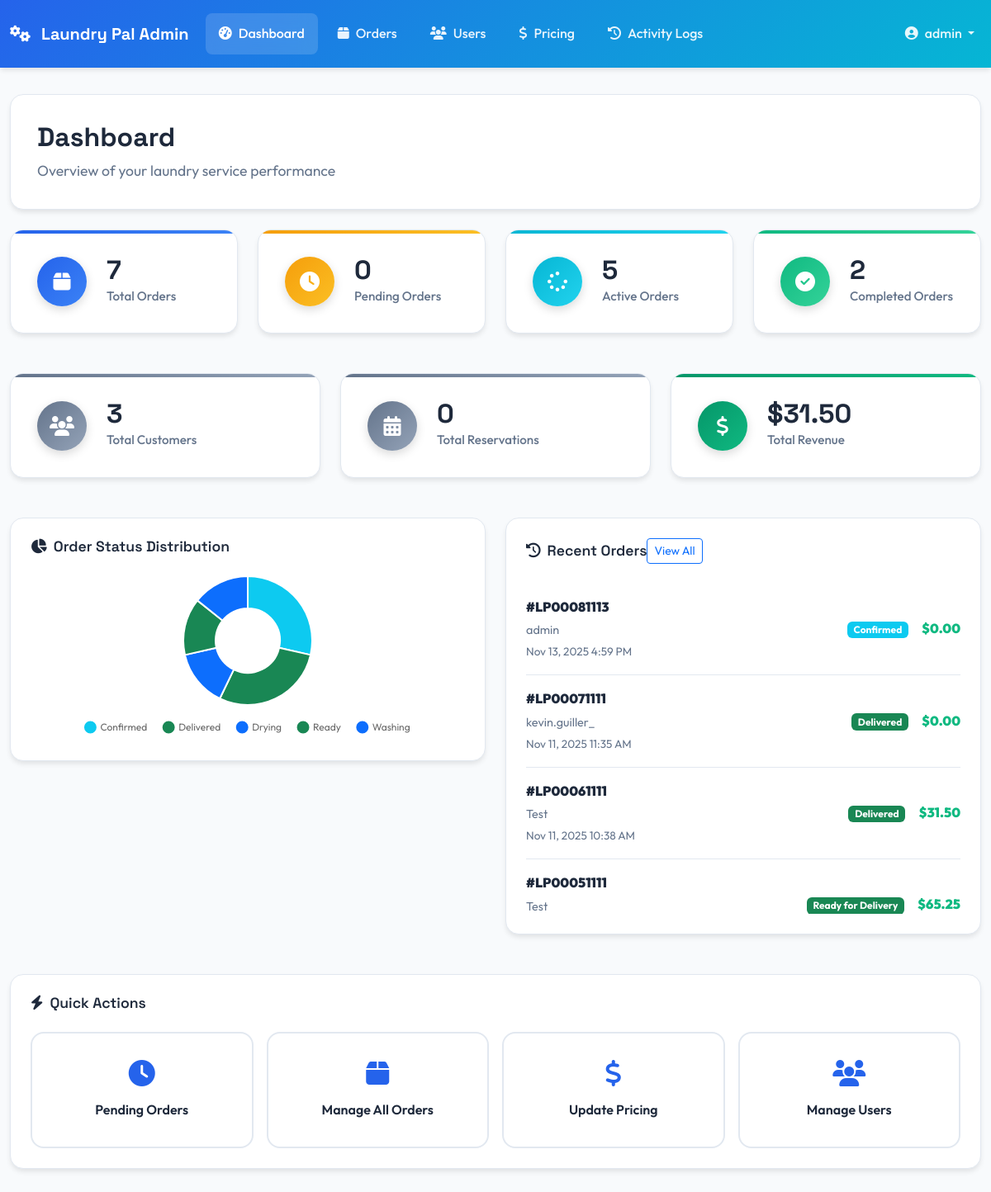
Page /admin-panel/ (signed in) on the committed database.
### orders/models.py (models this page shows, shortened)
class Order(models.Model):
	class Status(models.TextChoices):
		PENDING = 'pending', 'Pending'
		CONFIRMED = 'confirmed', 'Confirmed'
		PICKED_UP = 'picked_up', 'Picked Up'
		WASHING = 'washing', 'Washing'
		DRYING = 'drying', 'Drying'
		FOLDING = 'folding', 'Folding'
		READY = 'ready', 'Ready for Delivery'
		OUT_FOR_DELIVERY = 'out_for_delivery', 'Out for Delivery'
		DELIVERED = 'delivered', 'Delivered'
	user = models.ForeignKey(settings.AUTH_USER_MODEL, on_delete=models.CASCADE, related_name='orders')
	reservation = models.ForeignKey('reservations.Reservation', on_delete=models.SET_NULL, null=True, blank=True, related_name='orders')
	order_number = models.CharField(max_length=20, unique=True, blank=True)
	status = models.CharField(max_length=20, choices=Status.choices, default=Status.PENDING)
	total_items = models.PositiveIntegerField(default=0)
	total_cost = models.DecimalField(max_digits=10, decimal_places=2, default=Decimal('0.00'))
	special_instructions = models.TextField(blank=True)
	estimated_completion = models.DateTimeField(null=True, blank=True)
	created_at = models.DateTimeField(auto_now_add=True)
	updated_at = models.DateTimeField(auto_now=True)
	class Meta:
		ordering = ['-created_at']
	def get_status_color(self):
		colors = {
			'pending': 'secondary',
			'confirmed': 'info',
			'picked_up': 'primary',
			'washing': 'primary',
			'drying': 'primary',
			'folding': 'warning',
			'ready': 'success',
			'out_for_delivery': 'warning',
			'delivered': 'success'
		}
		return colors.get(self.status, 'secondary')

### admin_panel/views.py (the view)
# urls.py: path('', views.dashboard_view, name='dashboard'),
@login_required
@user_passes_test(is_admin_user)
def dashboard_view(request):
    total_orders = Order.objects.count()
    pending_orders = Order.objects.filter(status='pending').count()
    active_orders = Order.objects.filter(status__in=['confirmed', 'picked_up', 'washing', 'drying', 'folding', 'ready', 'out_for_delivery']).count()
    completed_orders = Order.objects.filter(status='delivered').count()
    total_users = User.objects.filter(is_staff=False, is_superuser=False).count()
    total_reservations = Reservation.objects.count()
    from django.db.models import Sum
    total_revenue = Order.objects.filter(status='delivered').aggregate(Sum('total_cost'))['total_cost__sum'] or 0
    recent_orders = Order.objects.select_related('user', 'reservation').order_by('-created_at')[:10]
    status_distribution = Order.objects.values('status').annotate(count=Count('id')).order_by('status')
    context = {
        'total_orders': total_orders,
        'pending_orders': pending_orders,
        'active_orders': active_orders,
        'completed_orders': completed_orders,
        'total_users': total_users,
        'total_reservations': total_reservations,
        'total_revenue': total_revenue,
        'recent_orders': recent_orders,
        'status_distribution': status_distribution,
    }
    return render(request, 'admin_panel/dashboard.html', context)

### admin_panel/views.py (called while the page is built)
def is_admin_user(user):
    return user.is_authenticated and (user.is_staff or user.is_superuser)

### admin_panel/templates/admin_panel/dashboard.html (shortened to what this page needs)
{% extends 'admin_panel/base_admin.html' %}
{% block page_title %}Dashboard{% endblock %}
{% block page_subtitle %}Overview of your laundry service performance{% endblock %}
{% block content %}
<div class="row g-4 mb-5">
    <div class="col-xl-3 col-md-6">
        <div class="admin-stat-card stat-primary">
            <div class="stat-icon">
                <i class="fas fa-box"></i>
            </div>
            <div class="stat-content">
                <h3 class="stat-number">{{ total_orders }}</h3>
                <p class="stat-label">Total Orders</p>
            </div>
        </div>
    </div>
    <div class="col-xl-3 col-md-6">
        <div class="admin-stat-card stat-warning">
            <div class="stat-icon">
                <i class="fas fa-clock"></i>
            </div>
            <div class="stat-content">
                <h3 class="stat-number">{{ pending_orders }}</h3>
                <p class="stat-label">Pending Orders</p>
            </div>
        </div>
    </div>
    <div class="col-xl-3 col-md-6">
        <div class="admin-stat-card stat-info">
            <div class="stat-icon">
                <i class="fas fa-spinner"></i>
            </div>
            <div class="stat-content">
                <h3 class="stat-number">{{ active_orders }}</h3>
                <p class="stat-label">Active Orders</p>
            </div>
        </div>
    </div>
    <div class="col-xl-3 col-md-6">
        <div class="admin-stat-card stat-success">
            <div class="stat-icon">
                <i class="fas fa-check-circle"></i>
            </div>
            <div class="stat-content">
                <h3 class="stat-number">{{ completed_orders }}</h3>
                <p class="stat-label">Completed Orders</p>
            </div>
        </div>
    </div>
</div>
<div class="row g-4 mb-5">
    <div class="col-xl-4 col-md-6">
        <div class="admin-stat-card stat-secondary">
            <div class="stat-icon">
                <i class="fas fa-users"></i>
            </div>
            <div class="stat-content">
                <h3 class="stat-number">{{ total_users }}</h3>
                <p class="stat-label">Total Customers</p>
            </div>
        </div>
    </div>
    <div class="col-xl-4 col-md-6">
        <div class="admin-stat-card stat-secondary">
            <div class="stat-icon">
                <i class="fas fa-calendar-alt"></i>
            </div>
            <div class="stat-content">
                <h3 class="stat-number">{{ total_reservations }}</h3>
                <p class="stat-label">Total Reservations</p>
            </div>
        </div>
    </div>
    <div class="col-xl-4 col-md-6">
        <div class="admin-stat-card stat-revenue">
            <div class="stat-icon">
                <i class="fas fa-dollar-sign"></i>
            </div>
            <div class="stat-content">
                <h3 class="stat-number">${{ total_revenue|floatformat:2 }}</h3>
                <p class="stat-label">Total Revenue</p>
            </div>
        </div>
    </div>
</div>
<div class="row g-4">
    <div class="col-lg-6">
        <div class="admin-card">
            <div class="admin-card-header">
                <h5 class="admin-card-title">
                    <i class="fas fa-chart-pie me-2"></i>Order Status Distribution
                </h5>
            </div>
            <div class="admin-card-body">
                <canvas id="statusChart" width="400" height="200"></canvas>
            </div>
        </div>
    </div>
    <div class="col-lg-6">
        <div class="admin-card">
            <div class="admin-card-header">
                <h5 class="admin-card-title">
                    <i class="fas fa-history me-2"></i>Recent Orders
                </h5>
                <a href="{% url 'admin_panel:orders' %}" class="btn btn-sm btn-outline-primary">View All</a>
            </div>
            <div class="admin-card-body">
                {% if recent_orders %}
                    <div class="recent-orders-list">
                        {% for order in recent_orders %}
                            <div class="recent-order-item">
                                <div class="order-info">
                                    <div class="order-number">
                                        <strong>#{{ order.order_number }}</strong>
                                    </div>
                                    <div class="order-customer">
                                        {{ order.user.first_name|default:order.user.username }}
                                    </div>
                                    <div class="order-date">
                                        {{ order.created_at|date:"M d, Y g:i A" }}
                                    </div>
                                </div>
                                <div class="order-status">
                                    <span class="badge bg-{{ order.get_status_color }}">
                                        {{ order.get_status_display }}
                                    </span>
                                </div>
                                <div class="order-amount">
                                    <strong>${{ order.total_cost|floatformat:2 }}</strong>
                                </div>
                            </div>
                        {% endfor %}
                    </div>
                {% else %}
                    <div class="text-center text-muted py-4">
                        <i class="fas fa-inbox fa-3x mb-3"></i>
                        <p>No recent orders found</p>
                    </div>
                {% endif %}
            </div>
        </div>
    </div>
</div>
<div class="row g-4 mt-4">
    <div class="col-12">
        <div class="admin-card">
            <div class="admin-card-header">
                <h5 class="admin-card-title">
                    <i class="fas fa-bolt me-2"></i>Quick Actions
                </h5>
            </div>
            <div class="admin-card-body">
                <div class="row g-3">
                    <div class="col-lg-3 col-md-6">
                        <a href="{% url 'admin_panel:pending_orders' %}" class="quick-action-btn">
                            <i class="fas fa-clock"></i>
                            <span>Pending Orders</span>
                        </a>
                    </div>
                    <div class="col-lg-3 col-md-6">
                        <a href="{% url 'admin_panel:orders' %}" class="quick-action-btn">
                            <i class="fas fa-box"></i>
                            <span>Manage All Orders</span>
                        </a>
                    </div>
                    <div class="col-lg-3 col-md-6">
                        <a href="{% url 'admin_panel:pricing' %}" class="quick-action-btn">
                            <i class="fas fa-dollar-sign"></i>
                            <span>Update Pricing</span>
                        </a>
                    </div>
                    <div class="col-lg-3 col-md-6">
                        <a href="{% url 'admin_panel:users' %}" class="quick-action-btn">
                            <i class="fas fa-users"></i>
                            <span>Manage Users</span>
                        </a>
                    </div>
                </div>
            </div>
        </div>
    </div>
</div>
{% endblock %}
{% block extra_js %}
<script>
// Order Status Distribution Chart
const ctx = document.getElementById('statusChart').getContext('2d');
const statusData = [
    {% for status in status_distribution %}
        {
            label: '{{ status.status|title }}',
            value: {{ status.count }},
            color: getStatusColor('{{ status.status }}')
        }{% if not forloop.last %},{% endif %}
    {% endfor %}
];
function getStatusColor(status) {
    const colors = {
        'pending': '#6c757d',
        'confirmed': '#0dcaf0',
        'picked_up': '#0d6efd',
        'washing': '#0d6efd',
        'drying': '#0d6efd',
        'folding': '#ffc107',
        'ready': '#198754',
        'out_for_delivery': '#ffc107',
        'delivered': '#198754'
    };
    return colors[status] || '#6c757d';
}
new Chart(ctx, {
    type: 'doughnut',
    data: {
        labels: statusData.map(item => item.label),
        datasets: [{
            data: statusData.map(item => item.value),
            backgroundColor: statusData.map(item => item.color),
            borderWidth: 2,
            borderColor: '#ffffff'
        }]
    },
    options: {
        responsive: true,
        maintainAspectRatio: false,
        plugins: {
            legend: {
                position: 'bottom',
                labels: {
                    padding: 20,
                    usePointStyle: true,
                    font: {
                        family: 'Outfit',
                        size: 12
                    }
                }
            }
        }
    }
});
// Auto-refresh dashboard every 30 seconds
setInterval(function() {
    location.reload();
}, 30000);
</script>
{% endblock %}

### admin_panel/templates/admin_panel/base_admin.html (shortened to what this page needs)
<!doctype html>
<html lang="en">
<head>
    <link href="https://cdn.jsdelivr.net/npm/bootstrap@5.3.3/dist/css/bootstrap.min.css" rel="stylesheet">
    <link href="https://cdnjs.cloudflare.com/ajax/libs/font-awesome/6.4.0/css/all.min.css" rel="stylesheet">
    {% load static %}
    <link href="{% static 'css/admin-panel.css' %}" rel="stylesheet">
</head>
<body class="admin-body">
    <nav class="navbar navbar-expand-lg admin-navbar">
        <div class="container-fluid">
            <a class="navbar-brand admin-brand" href="{% url 'admin_panel:dashboard' %}">
                <i class="fas fa-cogs me-2"></i>
                <span class="fw-bold">Laundry Pal Admin</span>
            </a>
            <div class="collapse navbar-collapse" id="adminNav">
                <ul class="navbar-nav me-auto">
                    <li class="nav-item">
                        <a class="nav-link admin-nav-link {% if request.resolver_match.url_name == 'dashboard' %}active{% endif %}"
                           href="{% url 'admin_panel:dashboard' %}">
                            <i class="fas fa-tachometer-alt me-2"></i>Dashboard
                        </a>
                    </li>
                    <li class="nav-item">
                        <a class="nav-link admin-nav-link {% if request.resolver_match.url_name == 'orders' %}active{% endif %}"
                           href="{% url 'admin_panel:orders' %}">
                            <i class="fas fa-box me-2"></i>Orders
                        </a>
                    </li>
                    <li class="nav-item">
                        <a class="nav-link admin-nav-link {% if request.resolver_match.url_name == 'users' %}active{% endif %}"
                           href="{% url 'admin_panel:users' %}">
                            <i class="fas fa-users me-2"></i>Users
                        </a>
                    </li>
                    <li class="nav-item">
                        <a class="nav-link admin-nav-link {% if request.resolver_match.url_name == 'pricing' %}active{% endif %}"
                           href="{% url 'admin_panel:pricing' %}">
                            <i class="fas fa-dollar-sign me-2"></i>Pricing
                        </a>
                    </li>
                    <li class="nav-item">
                        <a class="nav-link admin-nav-link {% if request.resolver_match.url_name == 'logs' %}active{% endif %}"
                           href="{% url 'admin_panel:logs' %}">
                            <i class="fas fa-history me-2"></i>Activity Logs
                        </a>
                    </li>
                </ul>
                <div class="navbar-nav">
                    <div class="nav-item dropdown">
                        <a class="nav-link dropdown-toggle admin-user-menu" href="#" role="button" data-bs-toggle="dropdown">
                            <i class="fas fa-user-circle me-2"></i>{{ user.first_name|default:user.username }}
                        </a>
                    </div>
                </div>
            </div>
        </div>
    </nav>
    <main class="admin-main">
        <div class="container-fluid">
            {% block page_header %}
            <div class="row mb-4">
                <div class="col-12">
                    <div class="admin-page-header">
                        <h1 class="admin-page-title">{% block page_title %}Admin Panel{% endblock %}</h1>
                        <p class="admin-page-subtitle">{% block page_subtitle %}Manage your laundry service{% endblock %}</p>
                    </div>
                </div>
            </div>
            {% endblock %}
            {% block content %}{% endblock %}
        </div>
    </main>
    {% block extra_js %}{% endblock %}
</body>
</html>

### rows in the picture
Order: order_number "LP00081113", user.first_name "admin", created_at "Nov 13, 2025 4:59 PM", status "Confirmed", total_cost "0.00"
Order: order_number "LP00071111", user.first_name "kevin.guiller_", created_at "Nov 11, 2025 11:35 AM", status "Delivered", total_cost "0.00"
Order: order_number "LP00061111", user.first_name "Test", created_at "Nov 11, 2025 10:38 AM", status "Delivered", total_cost "31.50"
Order: order_number "LP00051111", user.first_name "Test", status "Ready for Delivery", total_cost "65.25"

### other values in the picture
{{ user.first_name|default:user.username }} "admin"
{{ total_orders }} "7"
{{ pending_orders }} "0"
{{ active_orders }} "5"
{{ completed_orders }} "2"
{{ total_users }} "3"
{{ total_reservations }} "0"
{{ total_revenue|floatformat:2 }} "31.50"
chart data {{ status.count }} 2, 2, 1, 1, 1
chart data {{ status.status }} confirmed, delivered, drying, ready, washing
